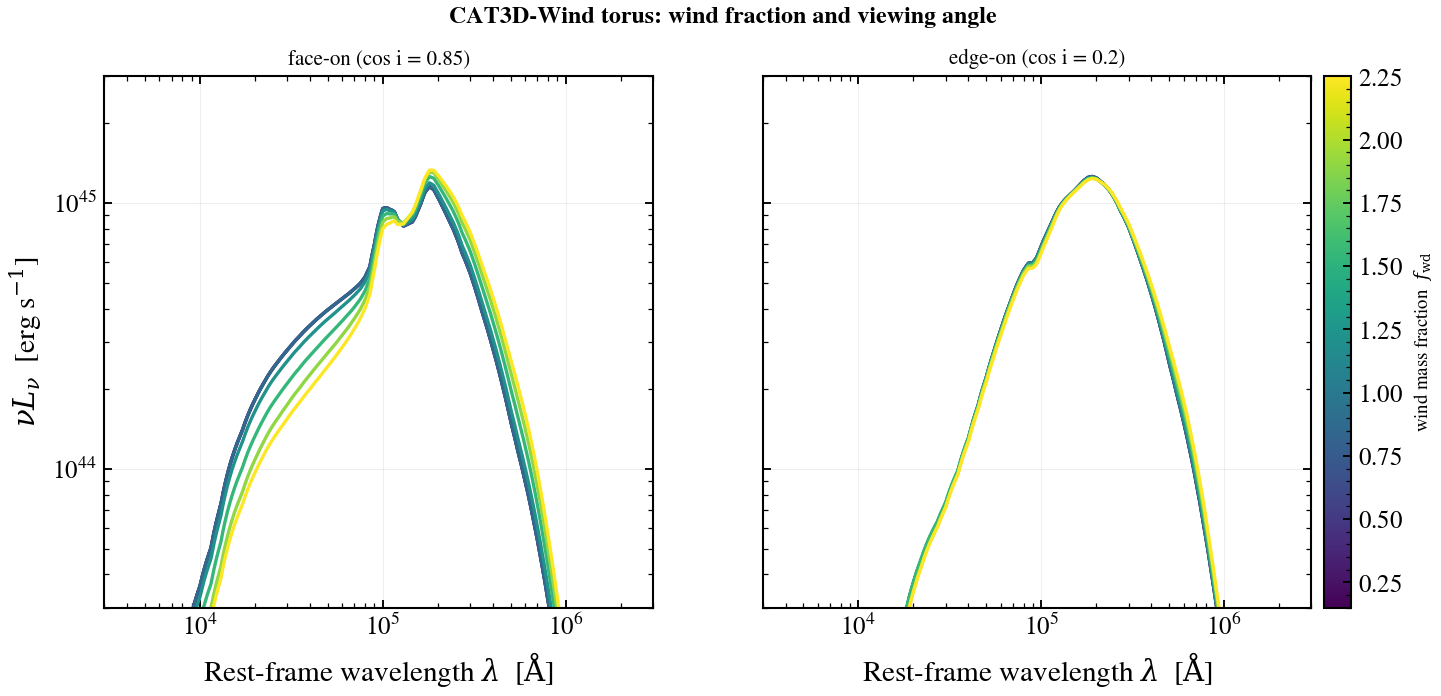

Write the Python code that produced this figure.
"""
CAT3D-Wind clumpy torus: wind fraction and viewing angle
========================================================

The CAT3D-Wind torus (Hönig & Kishimoto 2017) splits the circumnuclear dust
into a mid-plane clumpy disc plus a polar outflow ("wind"). Its infrared
reprocessing is controlled by three observables: the wind mass fraction
``fwd``, the radial cloud-distribution index ``a``, and the viewing angle
``cos i``.

This example sweeps the **wind fraction** (``fwd``, 1.0 -> 2.25) at two viewing
angles. A larger polar-wind component fills in the near/mid-IR and shifts the
balance of warm vs cool dust emission; the effect depends on whether the system
is viewed close to face-on (left) or edge-on (right), since the wind is
polar-directed. The torus contribution is isolated by subtracting the disc-only
SED (the torus normalizes to the disc luminosity).

References
----------
.. [1] S. F. Hönig & M. Kishimoto, "The dusty heart of nearby active galaxies.
   II. From clumpy torus models to a unified model," ApJL 838, L20 (2017).
   arXiv:1702.08691.
.. [2] L. N. Martínez-Ramírez et al., "AGNfitter-rx: Modeling the radio-to-X-ray
   spectral energy distributions of AGNs," A&A 688, A46 (2024).
   arXiv:2405.12111. https://doi.org/10.1051/0004-6361/202449329
"""

import os

os.environ["TF_CPP_MIN_LOG_LEVEL"] = "2"  # suppress XLA/PjRt C++ INFO+WARNING logs

import warnings

import jax
import matplotlib as mpl
import matplotlib.pyplot as plt
import numpy as np

import tengri
from tengri.analysis.plotting import setup_style
from tengri.utils.physics_constants import C_AA  # speed of light [Angstrom/s]

setup_style()
warnings.filterwarnings("ignore", message=".*BakedInBackend.*")
warnings.filterwarnings("ignore", message=".*deprecated.*")

ssp = tengri.load_ssp()

SFH = {"type": "const", "*": tengri.FIXED, "log_total_mass": -10.0}
DUST = {"type": "two_component", "*": tengri.FIXED, "tau_diff": 0.0, "tau_bc": 0.0}

# CAT3D-Wind grid: fwd in [1.0, 2.25]. Two viewing angles (near face-on / edge-on).
FWD_VALUES = np.linspace(1.0, 2.25, 7)
COS_INC = {"face-on (cos i = 0.85)": 0.85, "edge-on (cos i = 0.2)": 0.2}

BASE_AGN = {
    "disc": {"type": "multicolor", "*": tengri.FIXED},
    "*": tengri.FIXED,
    "log_lbol": 12.0,
    "frac": 1.0,
}


def _build_sed(torus: dict | None) -> tuple[np.ndarray, np.ndarray]:
    agn = dict(BASE_AGN)
    if torus is not None:
        agn["torus"] = torus
    model = tengri.SEDModel.build(ssp, sfh=SFH, dust=DUST, agn=agn, redshift=tengri.Fixed(0.05))
    p = dict(model.spec.sample(jax.random.PRNGKey(0)))
    out = model.predict(p)
    return np.asarray(model.wavelengths), np.asarray(out.rest_sed())


WAVE, DISC_ONLY = _build_sed(None)


def torus_sed(cos_inc: float, fwd: float) -> tuple[np.ndarray, np.ndarray]:
    """Return (wavelength [AA], nu*L_nu [erg/s]) for the CAT3D-Wind torus alone."""
    wave, total = _build_sed(
        {"type": "cat3d_wind", "*": tengri.FIXED, "cos_inc": cos_inc, "fwd_cat3d": fwd}
    )
    disc = np.interp(wave, WAVE, DISC_ONLY)
    return wave, C_AA / wave * np.clip(total - disc, 0.0, None)


fig, axes = plt.subplots(1, 2, figsize=(11.0, 4.6), sharey=True)
norm = mpl.colors.Normalize(vmin=FWD_VALUES.min(), vmax=FWD_VALUES.max())
cmap = plt.get_cmap("viridis")

for ax, (label, cos_inc) in zip(axes, COS_INC.items()):
    for fwd in FWD_VALUES:
        wave, nu_l_nu = torus_sed(cos_inc, fwd)
        ax.loglog(wave, nu_l_nu, color=cmap(norm(fwd)), lw=1.6)
    ax.set_xlim(3e3, 3e6)
    ax.set_ylim(3e43, 3e45)
    ax.set_xlabel(r"Rest-frame wavelength $\lambda$  [$\mathrm{\AA}$]")
    ax.set_title(label, fontsize=10)
    ax.grid(True, which="major", alpha=0.2)

axes[0].set_ylabel(r"$\nu L_\nu$  [erg s$^{-1}$]")
sm = mpl.cm.ScalarMappable(norm=norm, cmap=cmap)
cb = fig.colorbar(sm, ax=axes, pad=0.01, fraction=0.046)
cb.set_label(r"wind mass fraction  $f_\mathrm{wd}$", fontsize=9)

fig.suptitle(
    "CAT3D-Wind torus: wind fraction and viewing angle",
    fontsize=11.5,
    weight="bold",
)
plt.savefig("plot_cat3d_wind_sweep.png", dpi=150, bbox_inches="tight")
